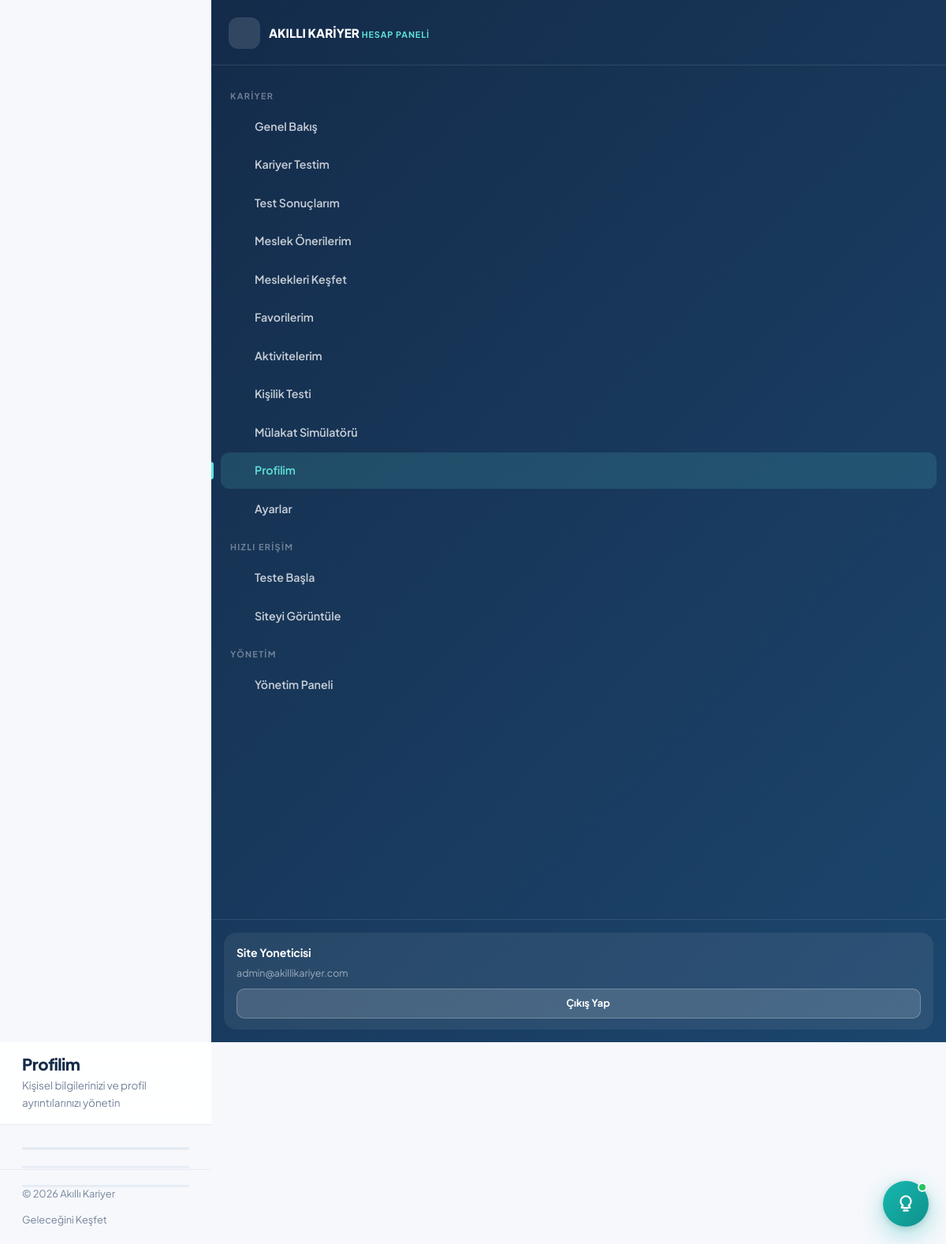
/dashboard/profile.php (signed in), run on the app's committed database.
### tables this page shows
CREATE TABLE `users` (
  `id` INT UNSIGNED NOT NULL AUTO_INCREMENT,
  `first_name` VARCHAR(60) NOT NULL,
  `last_name` VARCHAR(60) NOT NULL,
  `email` VARCHAR(190) NOT NULL,
  `password` VARCHAR(255) NOT NULL,
  `education_level` ENUM('ortaokul','lise','universite','diger') NOT NULL DEFAULT 'universite',
  `is_active` TINYINT(1) NOT NULL DEFAULT 1,
  `must_change_password` TINYINT(1) NOT NULL DEFAULT 0,
  `remember_token` VARCHAR(255) DEFAULT NULL,
  `email_verified_at` DATETIME DEFAULT NULL,
  `last_login_at` DATETIME DEFAULT NULL,
  `last_login_ip` VARCHAR(45) DEFAULT NULL,
  `created_at` DATETIME NOT NULL DEFAULT CURRENT_TIMESTAMP,
  `updated_at` DATETIME NOT NULL DEFAULT CURRENT_TIMESTAMP ON UPDATE CURRENT_TIMESTAMP,
  PRIMARY KEY (`id`),
  UNIQUE KEY `uq_users_email` (`email`),
  KEY `idx_users_active` (`is_active`),
  KEY `idx_users_created` (`created_at`)
);

CREATE TABLE `site_settings` (
  `id` INT UNSIGNED NOT NULL AUTO_INCREMENT,
  `setting_key` VARCHAR(80) NOT NULL,
  `setting_value` TEXT DEFAULT NULL,
  `setting_group` VARCHAR(50) NOT NULL DEFAULT 'genel',
  `setting_type` ENUM('text','number','textarea','color','boolean','select') NOT NULL DEFAULT 'text',
  `label` VARCHAR(150) DEFAULT NULL,
  `created_at` DATETIME NOT NULL DEFAULT CURRENT_TIMESTAMP,
  `updated_at` DATETIME NOT NULL DEFAULT CURRENT_TIMESTAMP ON UPDATE CURRENT_TIMESTAMP,
  PRIMARY KEY (`id`),
  UNIQUE KEY `uq_setting_key` (`setting_key`),
  KEY `idx_setting_group` (`setting_group`)
);

### app/Core/Auth.php (called while the page is built, shortened)
<?php
final class Auth
{
    private static ?User $currentUser = null;
    private static bool $resolved = false;
    public static function check(): bool
    {
        return self::user() !== null;
    }
    public static function user(): ?User
    {
        if (self::$resolved) {
            return self::$currentUser;
        }
        self::$resolved = true;
        $id = $_SESSION['user_id'] ?? null;
        $user = User::find((int) $id);
        self::$currentUser = $user;
        return $user;
    }
    public static function isAdmin(): bool
    {
        $u = self::user();
        return $u ? $u->hasRole('admin') : false;
    }
    public static function requireLogin(): void
    {
        if (!self::check()) {
            self::redirectLogin();
        }
    }
}

### app/Models/User.php (called while the page is built, shortened)
<?php
class User
{
    public int $id = 0;
    public string $first_name = '';
    public string $last_name = '';
    public array $roles = [];
    public static function find(int $id): ?self
    {
        $row = Database::fetch('SELECT * FROM `users` WHERE `id` = ? LIMIT 1', [$id]);
        return $row ? self::hydrate($row) : null;
    }
    public function hasRole(string $role): bool
    {
        if (!$this->roles) {
            $this->roles = Database::fetchAll(
                'SELECT `role` FROM `user_roles` WHERE `user_id` = ?',
                [$this->id]
            );
            $this->roles = array_column($this->roles, 'role');
        }
        return in_array($role, $this->roles, true);
    }
    public function fullName(): string
    {
        return trim($this->first_name . ' ' . $this->last_name);
    }
    private static function hydrate(array $row): self
    {
        $u = new self();
        $u->id = (int) $row['id'];
        $u->first_name = $row['first_name'];
        $u->last_name = $row['last_name'];
        $u->email = $row['email'];
        $u->password = $row['password'];
        $u->education_level = $row['education_level'];
        $u->is_active = (bool) $row['is_active'];
        $u->created_at = $row['created_at'] ?? null;
        $u->last_login_at = $row['last_login_at'] ?? null;
        return $u;
    }
}

### app/Core/Database.php (called while the page is built, shortened)
<?php
final class Database
{
    private static ?PDO $pdo = null;
    private static array $config = [];
    public static function config(): array
    {
        if (self::$config === []) {
            $file = APP_ROOT . '/config/database.php';
            self::$config = is_file($file) ? require $file : [];
        }
        return self::$config;
    }
    public static function connection(): PDO
    {
        if (self::$pdo instanceof PDO) {
            return self::$pdo;
        }
        $cfg = self::config();
        $dsn = sprintf(
            'mysql:host=%s;port=%s;dbname=%s;charset=%s',
            $cfg['host'] ?? '127.0.0.1',
            $cfg['port'] ?? '3306',
            $cfg['database'] ?? 'akilli_kariyer',
            $cfg['charset'] ?? 'utf8mb4'
        );
        try {
            self::$pdo = new PDO(
                $dsn,
                $cfg['username'] ?? 'root',
                $cfg['password'] ?? '',
                $cfg['options'] ?? []
            );
            self::$pdo->exec("SET NAMES utf8mb4 COLLATE utf8mb4_unicode_ci");
            self::$pdo->exec("SET time_zone = '+03:00'");
        } catch (PDOException $e) {
            self::fail($e);
        }
        return self::$pdo;
    }
    public static function query(string $sql, array $params = []): \PDOStatement
    {
        $stmt = self::connection()->prepare($sql);
        $stmt->execute($params);
        return $stmt;
    }
    public static function fetch(string $sql, array $params = []): ?array
    {
        $row = self::query($sql, $params)->fetch();
        return $row === false ? null : $row;
    }
    public static function fetchAll(string $sql, array $params = []): array
    {
        return self::query($sql, $params)->fetchAll();
    }
}

### config/database.php (called while the page is built)
<?php
return [
    'host'     => getenv('DB_HOST') ?: '127.0.0.1',
    'port'     => getenv('DB_PORT') ?: '3306',
    'database' => getenv('DB_NAME') ?: 'akilli_kariyer',
    'username' => getenv('DB_USER') ?: 'root',
    'password' => getenv('DB_PASS') !== false ? getenv('DB_PASS') : '',
    'charset'  => 'utf8mb4',
    'options'  => [
        PDO::ATTR_ERRMODE            => PDO::ERRMODE_EXCEPTION,
        PDO::ATTR_DEFAULT_FETCH_MODE => PDO::FETCH_ASSOC,
        PDO::ATTR_EMULATE_PREPARES   => false,
        PDO::ATTR_STRINGIFY_FETCHES  => false,
    ],
];

### app/bootstrap.php (called while the page is built, shortened)
<?php
spl_autoload_register(static function (string $class): void {
    $prefix = 'App\\';
    $relative = str_replace('\\', DIRECTORY_SEPARATOR, substr($class, strlen($prefix)));
    $file = APP_ROOT . DIRECTORY_SEPARATOR . 'app' . DIRECTORY_SEPARATOR . $relative . '.php';
});
require_once APP_ROOT . '/app/Helpers/functions.php';

### app/Models/Setting.php (called while the page is built, shortened)
<?php
class Setting
{
    private static ?array $cache = null;
    public static function all(): array
    {
        if (self::$cache === null) {
            $rows = Database::fetchAll('SELECT * FROM `site_settings` ORDER BY `setting_group`, `id`');
            self::$cache = [];
            foreach ($rows as $row) {
                self::$cache[$row['setting_key']] = $row;
            }
        }
        return self::$cache;
    }
    public static function get(string $key, mixed $default = null): mixed
    {
        $all = self::all();
        $row = $all[$key];
        $value = $row['setting_value'];
        return match ($row['setting_type']) {
            'number'  => is_numeric($value) ? (float) $value : $default,
            'boolean' => (int) $value === 1,
            default   => $value,
        };
    }
}

### dashboard/profile.php (the view, shortened to what this page needs)
<?php
require_once __DIR__ . '/../app/bootstrap.php';
Auth::requireLogin();
$panelType     = 'user';
$panelActive   = 'profile';
$panelTitle    = 'Profilim';
$panelSubtitle = 'Kişisel bilgilerinizi ve profil ayrıntılarınızı yönetin';
require_once __DIR__ . '/../includes/panel-header.php';
?>
<div class="layout-aside ratio" style="gap:22px">
  <section class="panel-card">
    <div class="pc-head"><div><h2>Kişisel Bilgiler</h2><p class="pc-sub">Profil bilgilerinizi güncelleyin</p></div></div>
  </section>
  <div class="grid" style="gap:22px">
    <section class="panel-card">
      <div class="pc-body text-center" style="padding:30px 22px">
      </div>
    </section>
    <section class="panel-card">
      <div class="pc-head"><h3><?= icon('shield-check', '', 17) ?> Hesap Güvenliği</h3></div>
    </section>
    <section class="panel-card">
      <div class="pc-head"><h3><?= icon('info', '', 17) ?> Veri Mahiyeti</h3></div>
    </section>
  </div>
</div>
<?php require_once __DIR__ . '/../includes/panel-footer.php'; ?>

### includes/panel-header.php (shortened to what this page needs)
<?php
$panelType     = $panelType     ?? 'user';
$panelTitle    = $panelTitle    ?? 'Panel';
$panelSubtitle = $panelSubtitle ?? '';
$panelActive   = $panelActive   ?? '';
$panelUser = Auth::user();
$isAdmin   = Auth::isAdmin();
if ($panelType === 'admin') {
    Auth::requireAdmin();
    $pendingMessages = (int) \App\Core\Database::fetchColumn("SELECT COUNT(*) FROM `contact_messages` WHERE `status` = 'new'");
} else {
    $pendingMessages = 0;
}
$userNav = [
    ['index',            'index.php',            'layout-dashboard', 'Genel Bakış'],
    ['tests',            'tests.php',            'clipboard-check',  'Kariyer Testim'],
    ['results',          'results.php',          'file-bar-chart',   'Test Sonuçlarım'],
    ['recommendations',  'recommendations.php',  'sparkles',         'Meslek Önerilerim'],
    ['explore',          'explore.php',          'search',           'Meslekleri Keşfet'],
    ['favorites',        'favorites.php',        'heart',            'Favorilerim'],
    ['activities',       'activities.php',       'activity',         'Aktivitelerim'],
    ['personality-test', 'personality-test.php', 'brain',            'Kişilik Testi'],
    ['interview',        'interview-sim.php',    'mic',              'Mülakat Simülatörü'],
    ['profile',          'profile.php',          'user-cog',         'Profilim'],
    ['settings',         'settings.php',         'settings',         'Ayarlar'],
];
$adminNav = [
    ['index',       'index.php',       'layout-dashboard', 'Genel Bakış'],
    ['users',       'users.php',       'users',           'Kullanıcılar'],
    ['careers',     'careers.php',     'briefcase',       'Meslekler'],
    ['categories',  'categories.php',  'layers',          'Kategoriler'],
    ['questions',   'questions.php',   'clipboard-list',  'Test Soruları'],
    ['blog',        'blog.php',        'newspaper',       'Blog Yazıları'],
    ['messages',    'messages.php',    'mail',            'İletişim Mesajları'],
    ['settings',    'settings.php',    'settings',        'Sistem Ayarları'],
];
?><!DOCTYPE html>
<html lang="tr">
<head>
<link rel="stylesheet" href="<?= asset('assets/css/vendor-bootstrap.min.css') ?>">
<link rel="stylesheet" href="<?= asset('assets/css/style.css') ?>">
<link rel="stylesheet" href="<?= asset('assets/css/dashboard.css') ?>">
<link rel="stylesheet" href="<?= asset('assets/css/career-coach.css') ?>">
</head>
<body>
<div class="panel-layout" id="panel-layout">
  <div class="nav-overlay" id="nav-overlay"></div>
  <aside class="panel-side" id="panel-side">
    <div class="panel-brand">
      <span class="brand-mark"><?= icon($panelType === 'admin' ? 'shield-check' : 'compass', '', 21) ?></span>
      <span>
        <span class="pb-name">AKILLI KARİYER</span>
        <span class="pb-sub"><?= $panelType === 'admin' ? 'Yönetim Paneli' : 'Hesap Paneli' ?></span>
      </span>
    </div>
    <nav class="panel-nav">
      <?php if ($panelType === 'admin'): ?>
        <div class="pn-label">Yönetim</div>
        <?php foreach ($adminNav as $item): ?>
          <a href="<?= url('admin/' . $item[1]) ?>" class="<?= $panelActive === $item[0] ? 'active' : '' ?>">
            <?= icon($item[2], '', 18) ?> <span><?= e($item[3]) ?></span>
            <?php if ($item[0] === 'messages' && $pendingMessages > 0): ?>
              <span class="pn-badge alert"><?= $pendingMessages ?></span>
            <?php endif; ?>
          </a>
        <?php endforeach; ?>
        <div class="pn-label">Hızlı Erişim</div>
        <a href="<?= url('admin/career-edit.php') ?>"><?= icon('plus-circle', '', 18) ?> <span>Yeni Meslek Ekle</span></a>
        <a href="<?= url('admin/question-edit.php') ?>"><?= icon('plus-circle', '', 18) ?> <span>Yeni Soru Ekle</span></a>
        <a href="<?= url('admin/blog-edit.php') ?>"><?= icon('plus-circle', '', 18) ?> <span>Yeni Yazı Ekle</span></a>
        <div class="pn-label">Site</div>
        <a href="<?= url('index.php') ?>"><?= icon('external-link', '', 18) ?> <span>Siteyi Görüntüle</span></a>
      <?php else: ?>
        <div class="pn-label">Kariyer</div>
        <?php foreach ($userNav as $item): ?>
          <a href="<?= url('dashboard/' . $item[1]) ?>" class="<?= $panelActive === $item[0] ? 'active' : '' ?>">
            <?= icon($item[2], '', 18) ?> <span><?= e($item[3]) ?></span>
          </a>
        <?php endforeach; ?>
        <div class="pn-label">Hızlı Erişim</div>
        <a href="<?= url('career-test.php') ?>"><?= icon('clipboard-check', '', 18) ?> <span>Teste Başla</span></a>
        <a href="<?= url('index.php') ?>"><?= icon('external-link', '', 18) ?> <span>Siteyi Görüntüle</span></a>
        <?php if ($isAdmin): ?>
          <div class="pn-label">Yönetim</div>
          <a href="<?= url('admin/index.php') ?>"><?= icon('shield-check', '', 18) ?> <span>Yönetim Paneli</span></a>
        <?php endif; ?>
      <?php endif; ?>
    </nav>
    <div class="panel-side-foot">
      <div class="psf-card">
        <strong><?= e($panelUser->fullName()) ?></strong>
        <p><?= e($panelUser->email) ?></p>
        <a href="<?= url('logout.php') ?>" class="btn btn-light btn-sm btn-block" style="font-size:.8rem">
          <?= icon('log-out', '', 15) ?> Çıkış Yap
        </a>
      </div>
    </div>
  </aside>
  <div class="panel-main">
    <header class="panel-topbar">
      <div class="flex-1">
        <h1><?= e($panelTitle) ?></h1>
        <?php if ($panelSubtitle !== ''): ?>
          <p class="ptb-sub"><?= e($panelSubtitle) ?></p>
        <?php endif; ?>
      </div>
    </header>
    <main class="panel-content" id="main-content">

### includes/panel-footer.php (shortened to what this page needs)
    </main>
    <footer style="padding:20px 28px;border-top:1px solid var(--c-border);font-size:.8rem;color:var(--c-muted);display:flex;justify-content:space-between;gap:12px;flex-wrap:wrap">
      <span>&copy; <?= date('Y') ?> <?= e(setting('site_name', 'Akıllı Kariyer')) ?></span>
      <span><?= e(setting('site_slogan', 'Geleceğini Keşfet')) ?></span>
    </footer>
  </div>
</div>
</body>
</html>

### data on the page
users: $panelUser->fullName() "Site Yoneticisi", email "admin@akillikariyer.com"
site_settings: setting_value "Akıllı Kariyer"
site_settings: setting_value "Geleceğini Keşfet"

### other printed values
$item[3] "Genel Bakış"
$item[3] "Kariyer Testim"
$item[3] "Test Sonuçlarım"
$item[3] "Meslek Önerilerim"
$item[3] "Meslekleri Keşfet"
$item[3] "Favorilerim"
$item[3] "Aktivitelerim"
$item[3] "Kişilik Testi"
$item[3] "Mülakat Simülatörü"
$item[3] "Profilim"
$item[3] "Ayarlar"
$panelTitle "Profilim"
$panelSubtitle "Kişisel bilgilerinizi ve profil ayrıntılarınızı yönetin"
